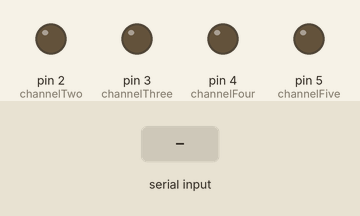
Simulated run of this sketch. Board: Arduino Uno, built with avr-gcc and run on an emulated ATmega328P. Shown: output pins drawn as LEDs (lit = HIGH). The test bench sets the inputs (shaded band).

Above: at 1.2 s.
1.3 s: "1" received over Serial
At 2.2 s:
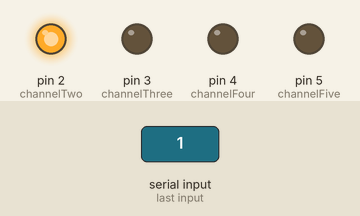
2.8 s: "3" received over Serial
At 3.4 s:
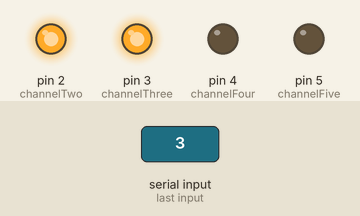
4.3 s: "2" received over Serial
At 5.5 s:
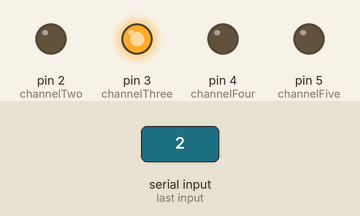
5.8 s: "5" received over Serial
At 6.9 s:
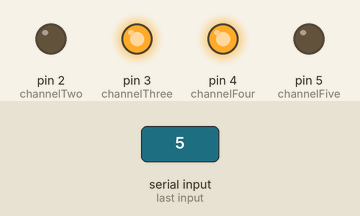
7.3 s: "4" received over Serial
At 8.0 s:
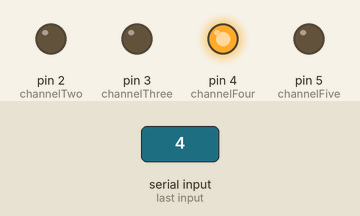
8.8 s: "7" received over Serial
At 9.1 s:
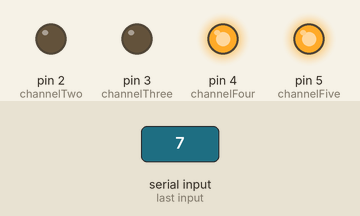
Timing chart, 0 to 11.3 s (numbered marks = the images above; inputs shaded):
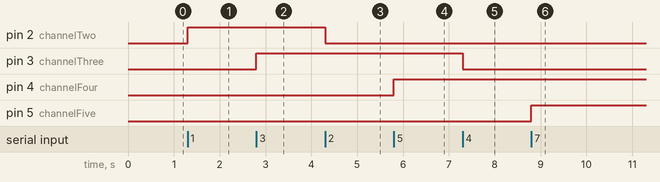

Measured:
- after the input at 1.3 s, pin 2 (channelTwo): LOW → HIGH at once
- after the input at 2.8 s, pin 3 (channelThree): LOW → HIGH at once
- after the input at 4.3 s, pin 2 (channelTwo): HIGH → LOW at once
- after the input at 5.8 s, pin 4 (channelFour): LOW → HIGH at once
- after the input at 7.3 s, pin 3 (channelThree): HIGH → LOW at once
- after the input at 8.8 s, pin 5 (channelFive): LOW → HIGH at once

The sketch:

main.ino
```cpp
// Receives bluetooth input to control digital out
// channels 2 - 5

// Initialise variables
int channelTwo = 2;
int channelThree = 3;
int channelFour = 4;
int channelFive = 5;
int bufferInt = -1;

void setup() {

  // Configure channels
  pinMode(channelTwo, OUTPUT);
  pinMode(channelThree, OUTPUT);
  pinMode(channelFour, OUTPUT);
  pinMode(channelFive, OUTPUT);
  //digitalWriteÎªArduinoÖÐµÄÒ»ÖÖº¯Êý£¬×÷ÓÃÊÇÉèÖÃÒý½ÅµÄÊä³öµçÑ¹Îª¸ßµçÆ½»òµÍµçÆ½£¬¸Ãº¯ÊýÎÞ·µ»ØÖµ£¬ÓÐÁ½¸ö²ÎÊýpinºÍvalue¡£
  //ÔÚÊ¹ÓÃdigitalWrite(pin, value)º¯ÊýÖ®Ç°Òª½«Òý½ÅÉèÖÃÎªOUTPUTÄ£Ê½¡£Àý£ºpinMode(x, OUTPUT);ÆäÖÐxÎªÒý½Å±àºÅ¡£pinModeº¯ÊýÓÃÓÚÉèÖÃÒý½ÅÄ£Ê½¡£
  // Set all channels to off
  digitalWrite(channelTwo, LOW);
  digitalWrite(channelThree, LOW);
  digitalWrite(channelFour, LOW);
  digitalWrite(channelFive, LOW);

  // Configure bluetooth connection rate
  Serial.begin(9600);

}


void loop() {
  // Check for input
  //´®¿ÚÍ¨Ñ¶º¯ÊýSerial.available()£ºÅÐ¶Ï´®¿Ú»º³åÇøµÄ×´Ì¬£¬·µ»Ø´Ó´®¿Ú»º³åÇø¶ÁÈ¡µÄ×Ö½ÚÊý¡£
  if(Serial.available() > 0){
	//´®¿ÚÍ¨Ñ¶º¯ÊýSerial.read()£º¶ÁÈ¡´®¿ÚÊý¾Ý£¬Ò»´Î¶ÁÒ»¸ö×Ö·û£¬¶ÁÍêºóÉ¾³ýÒÑ¶ÁÊý¾Ý
    bufferInt = Serial.read();

    if (bufferInt == '0') {
      digitalWrite(channelTwo, LOW);
      digitalWrite(channelThree, LOW);
      digitalWrite(channelFour, LOW);
      digitalWrite(channelFive, LOW);
    } else if (bufferInt == '1') {
      digitalWrite(channelTwo, HIGH);
    } else if (bufferInt == '2') {
      digitalWrite(channelTwo, LOW);
    } else if (bufferInt == '3') {
      digitalWrite(channelThree, HIGH);
    } else if (bufferInt == '4') {
      digitalWrite(channelThree, LOW);
    } else if (bufferInt == '5') {
      digitalWrite(channelFour, HIGH);
    } else if (bufferInt == '6') {
      digitalWrite(channelFour, LOW);
    } else if (bufferInt == '7') {
      digitalWrite(channelFive, HIGH);
    } else if (bufferInt == '8') {
      digitalWrite(channelFive, LOW);
    }

  }

}
```
